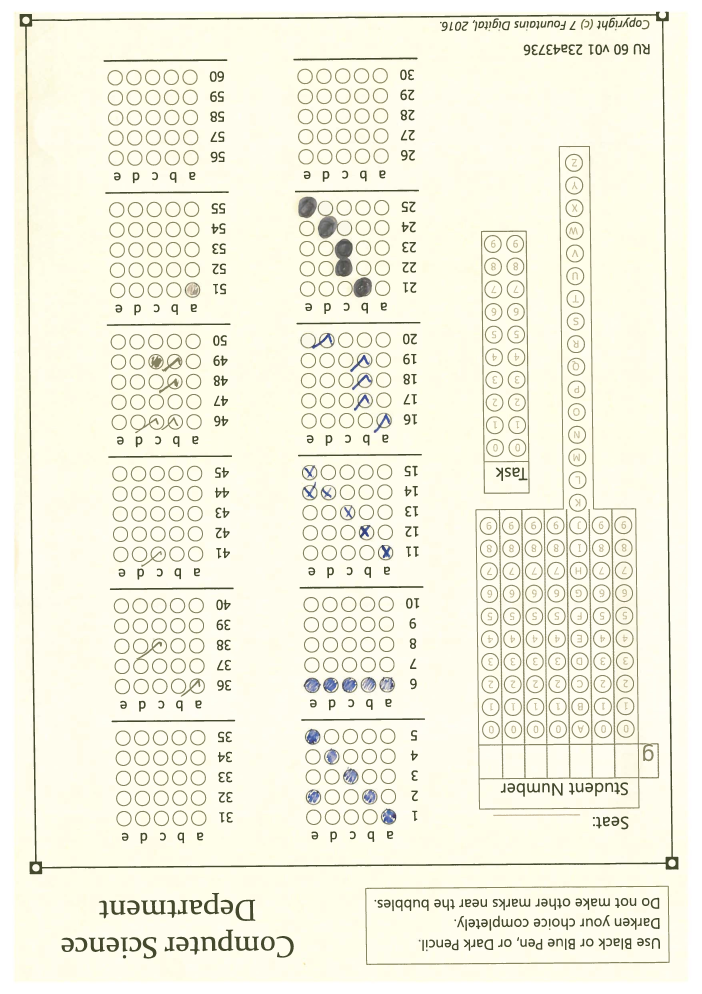
#> input picture Project - MCQ/images/jpeg/pg-1.jpeg, 3508 x 4967 px (shown at 1/5 size)
$ python -i pre_processing.py   (imports and definitions only)
#> lines starting #> are read from the running program, lines starting #| are printed output that depends on the picture; after the words box and inside, x2 and y2 are one past the last pixel; in counts of white or black regions, pixels touching at a corner belong together; pictures that were not available may be replaced by others from this repository, and a replacement may not be noted
'''
pre-processing.py
Author: Adam Swart
Pre-processing to normalise MCQ sheets
'''

import cv2
import os
import numpy as np
import cvutils
import math
from operator import itemgetter

'''
Finds the corners in an image
'''
def findCorners(img):
    img2 = img.copy()
    template = cv2.imread('images/templates/cnr_template.ppm', 0)
    w, h = template.shape[::-1]

    corners = []
    threshold = 0.7

    for i in range(4):
        # Apply template matching
        res = cv2.matchTemplate(img2,template,cv2.TM_CCOEFF_NORMED)
        _, max_val, _, max_loc = cv2.minMaxLoc(res)

        #if max_val > threshold:
        top_left = max_loc
        bottom_right = (top_left[0] + w, top_left[1]+h)
        #cv2.rectangle(img2,top_left, bottom_right, (0,0,255), 2)
        centre = (top_left[0]+int(w/2),top_left[1]+int(h/2))
        cv2.circle(img2,centre,50,(0,255,0),-1)
        corners.append(centre)


    cv2.imwrite('res.ppm',img2)
    corners = sorted(corners, key=lambda x: x[1])

    return corners


'''
Flips a page if it is upside down
'''
def flip(img, corners):
    result = img
    w, h = img.shape[::-1]

    if corners[0][1] < 500:
        result = cv2.flip(img,-1)
        corners = findCorners(result)
#        cv2.imwrite('flip.ppm',result)
    return result, corners


'''
Corrects misalignments
'''
def align(img, corners):
    result = img.copy()
    h, w = np.shape(result)
    if corners[0][1] != corners[1][1]:
        xd = corners[0][0] - corners[1][0]
        yd = corners[0][1] - corners[1][1]
        grad = yd/xd
        theta = np.arctan(grad)
        A = cv2.getRotationMatrix2D((w/2,h/2),theta,1)
        result = cv2.warpAffine(result,A,(w,h))
#        cv2.imwrite('align.ppm',result)
        corners = findCorners(result)
#        print corners
    return result


'''
Finds the first answer block

def get_block(img):
    img2 = img.copy()'''

def normalise(img, corners):
    #h = corners[2][1] - corners[0][1]
    #w =  corners[1][0] - corners[0][0]
    h = 4235
    w = 3190
    corners = sorted(corners, key=itemgetter(0))

    crop_img = img[corners[0][1]:corners[0][1]+h, corners[0][0]:corners[0][0]+w]
#    thresh, crop_img = cv2.threshold(crop_img, 200,255,cv2.THRESH_BINARY)
    crop_img = cv2.adaptiveThreshold(~crop_img,255,cv2.ADAPTIVE_THRESH_GAUSSIAN_C,\
cv2.THRESH_BINARY,11,-2)
    cv2.imwrite("cropped.ppm", crop_img)
    return crop_img


def process(path):
#> called with path = 'images/jpeg/pg-1.jpeg'
    img = cv2.imread(path,0)
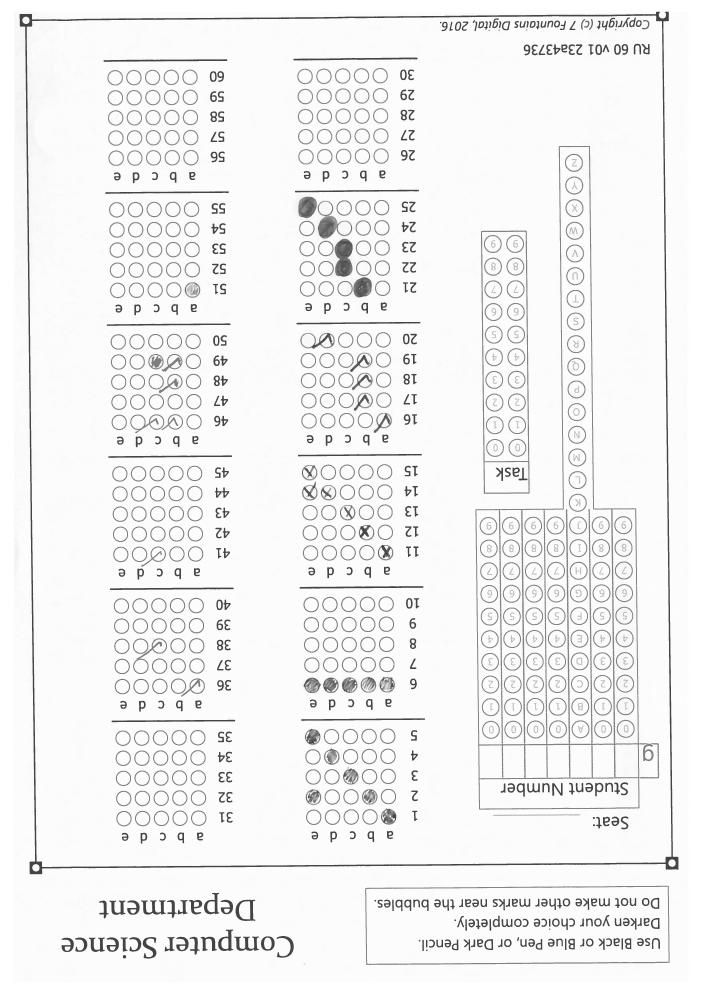
#> img: shape (4967, 3508) (shown at 1/5 size); min 29, max 255, mean 241.4
    corners = findCorners(img)
#> the loop in findCorners, `for i in range(4):` made 4 passes
#> (res, max_val) on passes 1 to 4: ([1], 1), ([0.991], 0.991), ([0.991], 0.991), ([0.991], 0.991)
#> after the loop in findCorners, `for i in range(4):`: corners = [(1754, 2483), (1754, 2483), (1754, 2483), (1754, 2483)]
    img, corners = flip(img, corners)
    corners = sorted(corners, key=itemgetter(0))
    if (corners[0][0] < 50 or corners[0][0] > 200) and (corners[0][1] < 500 or corners[0][1] > 700):
        corners[0] = (150, 600)
        corners[1] = (3350, 600)
    img = align(img, corners)
    img = normalise(img,corners)
#> in normalise, `corners = sorted(corners, key=itemgetter(0))`: corners = [(150, 600), (1754, 2483), (1754, 2483), (3350, 600)]
#> in normalise, `crop_img = img[corners[0][1]:corners[0][1]+h, corners[0][0]:corners[0]..`:
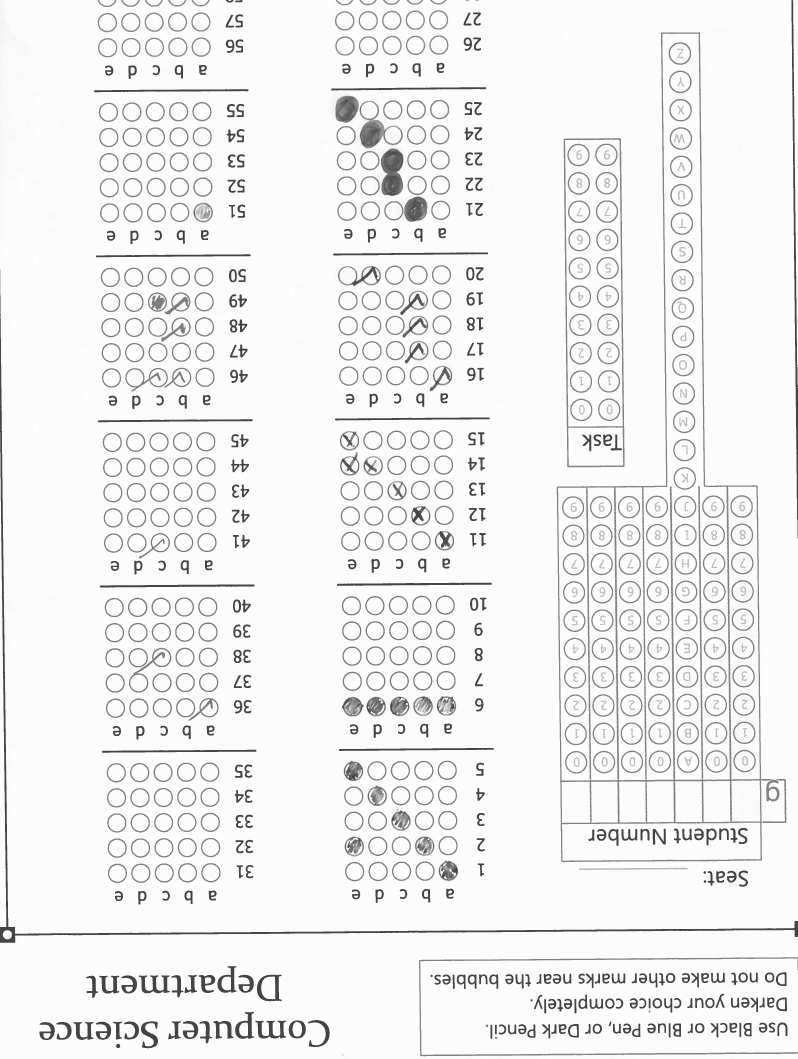
#> crop_img: shape (4235, 3190) (shown at 1/4 size); min 29, max 255, mean 239.9
#> in normalise, `crop_img = cv2.adaptiveThreshold(~crop_img,255,cv2.ADAPTIVE_THRESH_GAU..`:
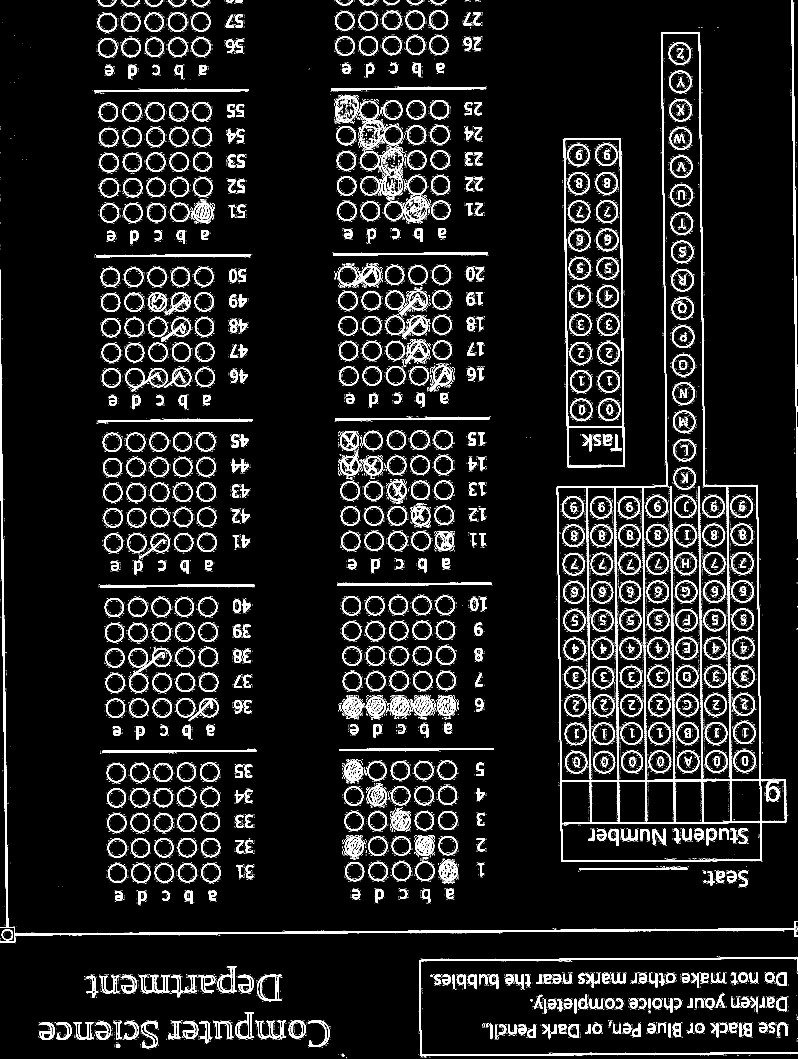
#> crop_img: shape (4235, 3190) (shown at 1/4 size); 8.2% white; 34732 white regions (33695 under 20 px), largest, box (x1, y1, x2, y2) and area: (2227, 130, 3095, 3448) 101360, (0, 1078, 3190, 3771) 40068, (1676, 3829, 3190, 4225) 18700
    return img

>>> result = process('images/jpeg/pg-1.jpeg')

$ run again, on Project - MCQ/images/jpeg/pg-10.jpeg
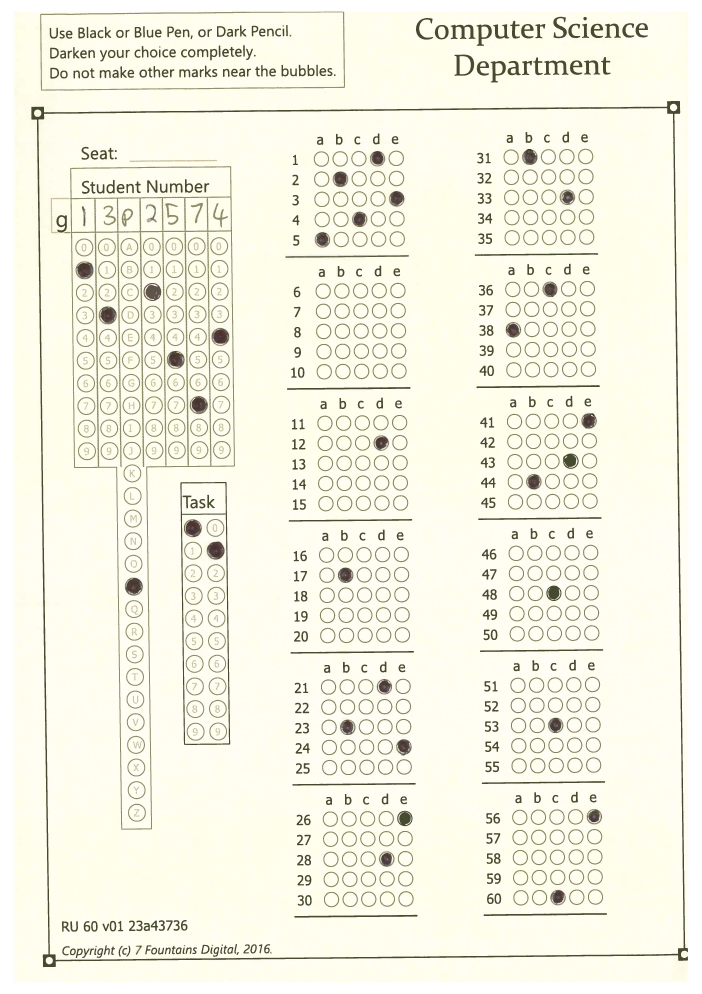
#> input picture Project - MCQ/images/jpeg/pg-10.jpeg, 3508 x 4967 px (shown at 1/5 size)
#> in process, `img = cv2.imread(path,0)`:
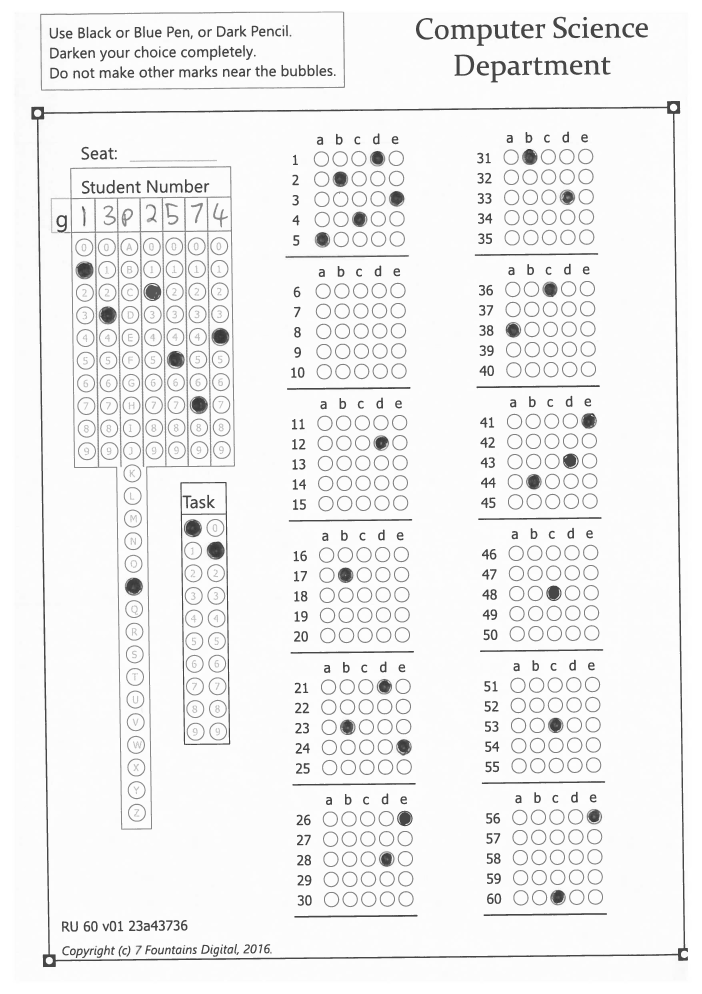
#> img: shape (4967, 3508) (shown at 1/5 size); min 21, max 255, mean 241.3
#> the loop in findCorners, `for i in range(4):` made 4 passes
#> (res, max_val) on passes 1 to 4: ([1], 1), ([0.992], 0.992), ([0.992], 0.992), ([0.992], 0.992)
#> after the loop in findCorners, `for i in range(4):`: corners = [(1754, 2483), (1754, 2483), (1754, 2483), (1754, 2483)]
#> in normalise, `corners = sorted(corners, key=itemgetter(0))`: corners = [(150, 600), (1754, 2483), (1754, 2483), (3350, 600)]
#> in normalise, `crop_img = cv2.adaptiveThreshold(~crop_img,255,cv2.ADAPTIVE_THRESH_GAU..`:
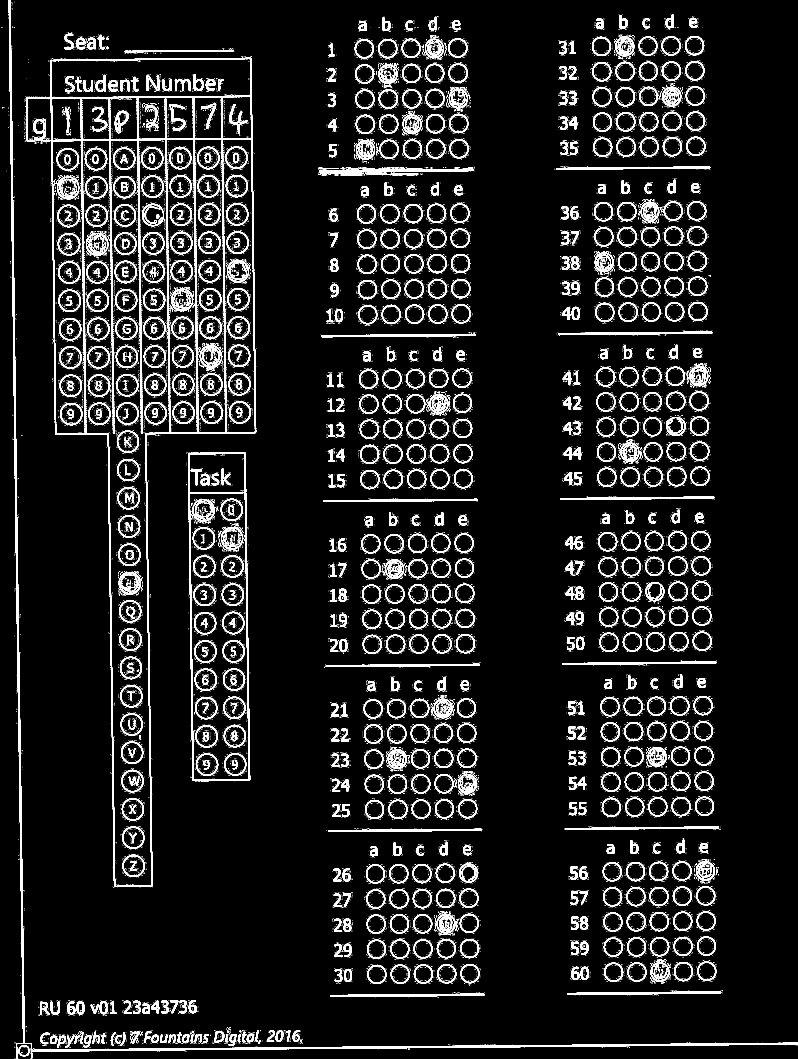
#> crop_img: shape (4235, 3190) (shown at 1/4 size); 7.8% white; 34995 white regions (33918 under 20 px), largest, box (x1, y1, x2, y2) and area: (162, 231, 1025, 3549) 102657, (35, 0, 3190, 4235) 52779, (752, 1810, 1001, 3125) 18326

$ run again, on Project - MCQ/images/jpeg/pg-11.jpeg
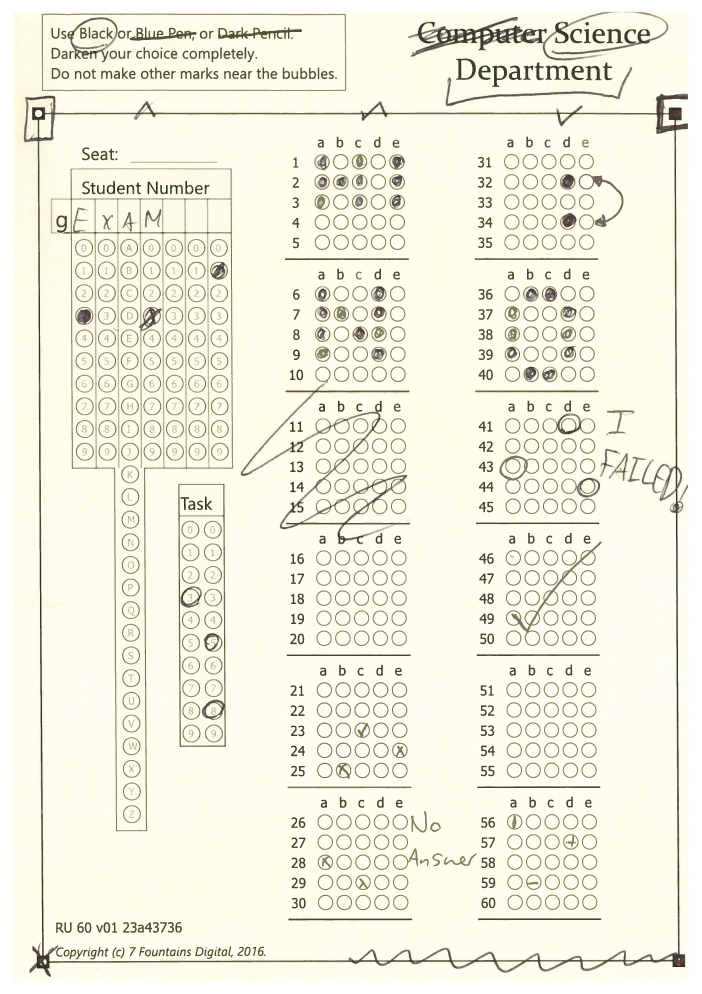
#> input picture Project - MCQ/images/jpeg/pg-11.jpeg, 3508 x 4967 px (shown at 1/5 size)
#> in process, `img = cv2.imread(path,0)`:
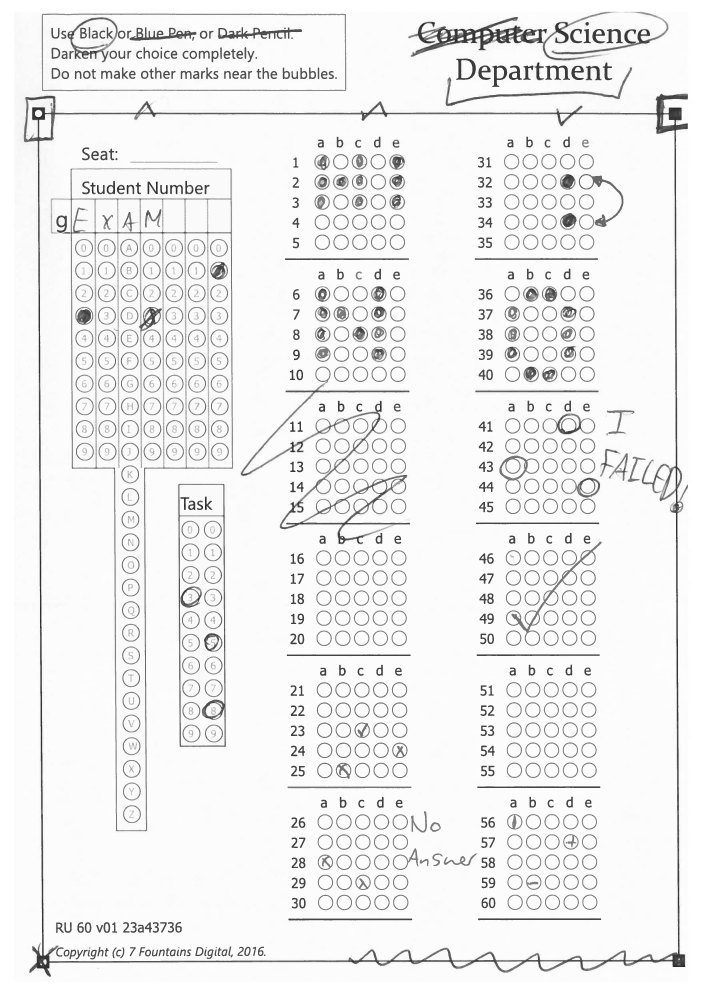
#> img: shape (4967, 3508) (shown at 1/5 size); min 0, max 255, mean 239.3
#> the loop in findCorners, `for i in range(4):` made 4 passes
#> (res, max_val) on passes 1 to 4: ([1], 1), ([0.993], 0.993), ([0.993], 0.993), ([0.993], 0.993)
#> after the loop in findCorners, `for i in range(4):`: corners = [(1754, 2483), (1754, 2483), (1754, 2483), (1754, 2483)]
#> in normalise, `corners = sorted(corners, key=itemgetter(0))`: corners = [(150, 600), (1754, 2483), (1754, 2483), (3350, 600)]
#> in normalise, `crop_img = cv2.adaptiveThreshold(~crop_img,255,cv2.ADAPTIVE_THRESH_GAU..`:
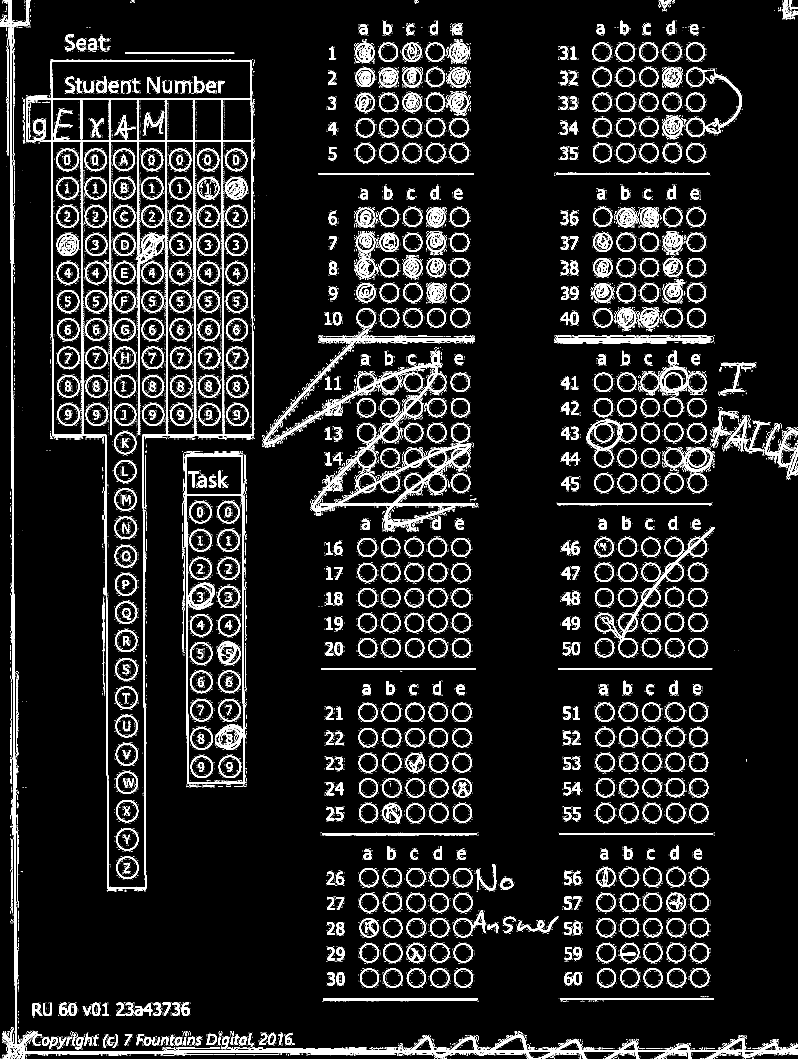
#> crop_img: shape (4235, 3190) (shown at 1/4 size); 9% white; 38131 white regions (36624 under 20 px), largest, box (x1, y1, x2, y2) and area: (104, 241, 1016, 3555) 107980, (0, 89, 3190, 4235) 64891, (1054, 1315, 1900, 2121) 50810
